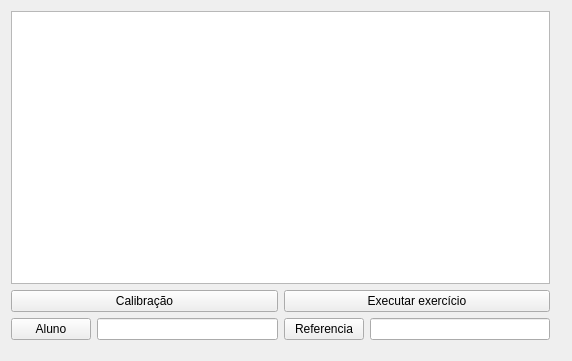
<?xml version="1.0" encoding="UTF-8"?>
<ui version="4.0">
 <class>MainWindow</class>
 <widget class="QMainWindow" name="MainWindow">
  <property name="geometry">
   <rect>
    <x>0</x>
    <y>0</y>
    <width>572</width>
    <height>361</height>
   </rect>
  </property>
  <property name="windowTitle">
   <string>MainWindow</string>
  </property>
  <widget class="QWidget" name="centralWidget">
   <widget class="QWidget" name="layoutWidget">
    <property name="geometry">
     <rect>
      <x>0</x>
      <y>0</y>
      <width>561</width>
      <height>351</height>
     </rect>
    </property>
    <layout class="QVBoxLayout" name="verticalLayout">
     <property name="sizeConstraint">
      <enum>QLayout::SetMaximumSize</enum>
     </property>
     <item>
      <widget class="QGraphicsView" name="graphicsView"/>
     </item>
     <item>
      <layout class="QHBoxLayout" name="horizontalLayout">
       <item>
        <widget class="QPushButton" name="LeftBtn">
         <property name="text">
          <string>Calibração</string>
         </property>
        </widget>
       </item>
       <item>
        <widget class="QPushButton" name="RightBtn">
         <property name="text">
          <string>Executar exercício</string>
         </property>
        </widget>
       </item>
      </layout>
     </item>
     <item>
      <layout class="QHBoxLayout" name="horizontalLayout_2">
       <item>
        <widget class="QPushButton" name="OpenStu">
         <property name="text">
          <string>Aluno</string>
         </property>
        </widget>
       </item>
       <item>
        <widget class="QLineEdit" name="NameIn"/>
       </item>
       <item>
        <widget class="QPushButton" name="OpenVid">
         <property name="text">
          <string>Referencia</string>
         </property>
        </widget>
       </item>
       <item>
        <widget class="QLineEdit" name="VidIn"/>
       </item>
      </layout>
     </item>
    </layout>
   </widget>
  </widget>
 </widget>
 <layoutdefault spacing="6" margin="11"/>
 <resources/>
 <connections/>
</ui>
